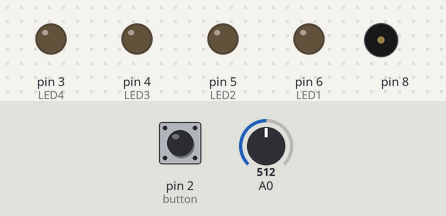
A sketch run on a simulated Arduino Uno, built with avr-gcc and run on an emulated ATmega328P. Parts: output pins drawn as LEDs (lit = HIGH), buzzer (waves = sounding). Dashed ring = blinking. The test bench sets the inputs (shaded band); at power-on: pin 2 (button) HIGH, A0 = 512.

Above: at 6.2 s.
6.3 s: pin 2 (button) pulled LOW for 0.15 s
At 6.39 s:
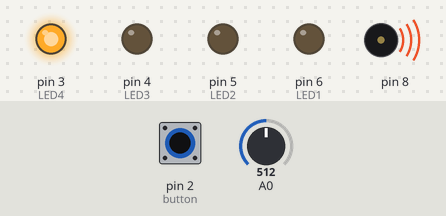
8.5 s: pin 2 (button) pulled LOW for 1 s
At 8.79 s:
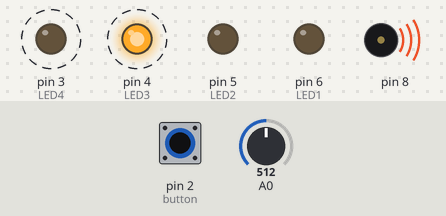
11.5 s: pin 2 (button) pulled LOW for 3.2 s
At 11.99 s:
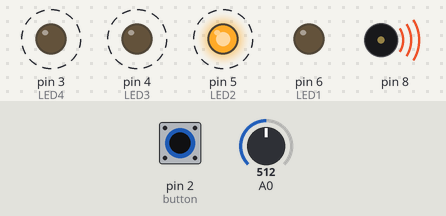
Timing chart, 0 to 17.0 s (numbered marks = the images above; inputs shaded):
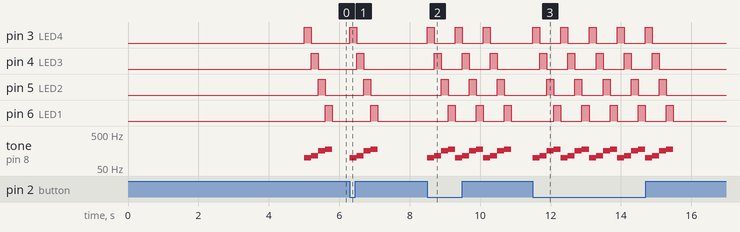

The sketch:

Assignment1_RichardFish_PIS.ino
```cpp
#include <ezButton.h>

#define SWITCH_OFF  0
#define SWITCH_ON  1

int switchState = SWITCH_OFF; // this is controlling lights and sound

ezButton button(2); // create ezButton object that attach to pin 2;

 // initial tempo
int tempo = 200;
// variable to hold sensor value
int sensorValue;
// variable to calibrate low value
int sensorLow = 1023;
// variable to calibrate high value
int sensorHigh = 0;


int LED1 = 6;
int LED2 = 5;
int LED3 = 4;
int LED4 = 3;

void setup() {
//lightssss

   pinMode(LED1, OUTPUT);
   pinMode(LED2, OUTPUT);
   pinMode(LED3, OUTPUT);
   pinMode(LED4, OUTPUT);
// declare the switch pin as an input
pinMode(2, INPUT);

//sensorrrr pg. 75
 button.setDebounceTime(50); // debounce time is 50 milliseconds
 while (millis() < 5000){
  sensorValue = analogRead(A0);
  if (sensorValue > sensorHigh){
    sensorHigh = sensorValue;
  }
  if(sensorValue < sensorLow){
    sensorLow = sensorValue;
  }
 }
}

void loop() {

  sensorValue = analogRead(A0);
  tempo = map(sensorValue, sensorLow, sensorHigh, 200, 500);
  button.loop(); // MUST call the loop() function first

    // if the LED is off turn it on and vice-versa:
    if (switchState == LOW) {
      switchState = HIGH;
    } else {
      switchState = LOW;
    }

  if (button.isPressed()) {
    // change state of switch
    if (switchState == SWITCH_OFF)
      switchState = SWITCH_ON;
    else
      switchState = SWITCH_OFF;
  }
  if (switchState == SWITCH_OFF) {
  // when button not pressed
  digitalWrite(3, LOW);
  digitalWrite(4, LOW);
  digitalWrite(5, LOW);
  digitalWrite(6, LOW);

  }
else {

  tone(8, 100, tempo);
  digitalWrite(3, HIGH);
  digitalWrite(4, LOW);
  digitalWrite(5, LOW);
  digitalWrite(6, LOW);
  delay (tempo);

  tone(8, 115, tempo);
  digitalWrite(3, LOW);
  digitalWrite(4, HIGH);
  digitalWrite(5, LOW);
  digitalWrite(6, LOW);
  delay (tempo);

  tone(8, 160, tempo);
  digitalWrite(3, LOW);
  digitalWrite(4, LOW);
  digitalWrite(5, HIGH);
  digitalWrite(6, LOW);
  delay (tempo);

  tone(8, 180, tempo); //
  digitalWrite(3, LOW);
  digitalWrite(4, LOW);
  digitalWrite(5, LOW);
  digitalWrite(6, HIGH);
  delay (tempo);
 loop();
}

// read the value of the switch. digitalRead() checks to see if there is voltage on the pin or not
switchState = digitalRead(2);


  //read the input from A0 and store it in a variable
  sensorValue = analogRead(A0);

  // map the sensor values to a wide range of pitches
  int tempo = map(sensorValue, sensorLow, sensorHigh, 50, 4000);
}
```

Measured:
- after the input at 6.3 s, pin 3 (LED4): LOW → HIGH at once, → LOW 0.20 s later; pin 4 (LED3): LOW → HIGH after 0.20 s, → LOW 0.20 s later
- after the input at 8.5 s, pin 3 (LED4): alternates HIGH for 0.20 s and LOW for 0.60 s, 6 changes in all, then stays LOW, starting at once; pin 4 (LED3): alternates HIGH for 0.20 s and LOW for 0.60 s, starting after 0.20 s
- after the input at 11.5 s, pin 3 (LED4): alternates HIGH for 0.20 s and LOW for 0.60 s, 10 changes in all, then stays LOW, starting at once; pin 4 (LED3): alternates HIGH for 0.20 s and LOW for 0.60 s, 10 changes in all, then stays LOW, starting after 0.20 s
- by itself, tone on pin 8: plays 100 Hz for 0.20 s, 115 Hz for 0.20 s, 160 Hz for 0.20 s, 180 Hz for 0.20 s
